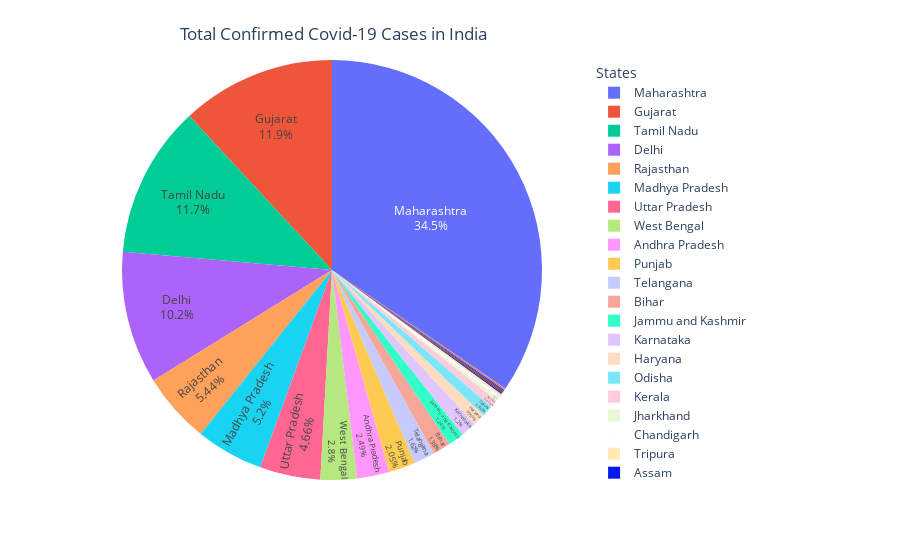

Write notebook code for a chart like this one.
### Markdown cell above
# Distribution of cases in India (% wise) (Confirmed, Deaths, Recovered)

### Code cell
confirmed = px.pie(Total_India, values='Confirmed', names='State', hover_data=['Statecode'])
confirmed.update_traces(textposition='inside', textinfo='percent+label',textfont_size=12)
confirmed.update_layout(title={'text':'Total Confirmed Covid-19 Cases in India',
                          'y':0.95,'x':0.37,'xanchor': 'center','yanchor': 'top'},
                        legend_title_text='States')
confirmed.show()

### Figure 1 — Plotly figure (JSON) as saved in the notebook; plotly's stock layout.template omitted (floating-point values rounded to 4 significant figures)
{"data": [{"customdata": [["MH"], ["GJ"], ["TN"], ["DL"], ["RJ"], ["MP"], ["UP"], ["WB"], ["AP"], ["PB"], ["TG"], ["BR"], ["JK"], ["KA"], ["HR"], ["OR"], ["KL"], ["JH"], ["CH"], ["TR"], ["AS"], ["UT"], ["HP"], ["CT"], ["LA"], ["AN"], ["GA"], ["PY"], ["ML"], ["MN"], ["MZ"], ["AR"], ["DN"], ["NL"], ["LD"], ["SK"]], "domain": {"x": [0, 1], "y": [0, 1]}, "hovertemplate": "Statecode=%{customdata[0]}<br>State=%{label}<br>Confirmed=%{value}<extra></extra>", "labels": ["Maharashtra", "Gujarat", "Tamil Nadu", "Delhi", "Rajasthan", "Madhya Pradesh", "Uttar Pradesh", "West Bengal", "Andhra Pradesh", "Punjab", "Telangana", "Bihar", "Jammu and Kashmir", "Karnataka", "Haryana", "Odisha", "Kerala", "Jharkhand", "Chandigarh", "Tripura", "Assam", "Uttarakhand", "Himachal Pradesh", "Chhattisgarh", "Ladakh", "Andaman and Nicobar Islands", "Goa", "Puducherry", "Meghalaya", "Manipur", "Mizoram", "Arunachal Pradesh", "Dadra and Nagar Haveli and Daman and Diu", "Nagaland", "Lakshadweep", "Sikkim"], "legendgroup": "", "name": "", "showlegend": true, "textfont": {"size": 12}, "textinfo": "percent+label", "textposition": "inside", "type": "pie", "values": [33053, 11380, 11224, 9755, 5202, 4977, 4464, 2677, 2380, 1964, 1551, 1320, 1183, 1147, 910, 828, 602, 223, 191, 165, 101, 92, 80, 85, 43, 33, 29, 16, 13, 7, 1, 1, 1, 0, 0, 0]}], "layout": {"legend": {"title": {"text": "States"}, "tracegroupgap": 0}, "margin": {"t": 60}, "title": {"text": "Total Confirmed Covid-19 Cases in India", "x": 0.37, "xanchor": "center", "y": 0.95, "yanchor": "top"}}}
